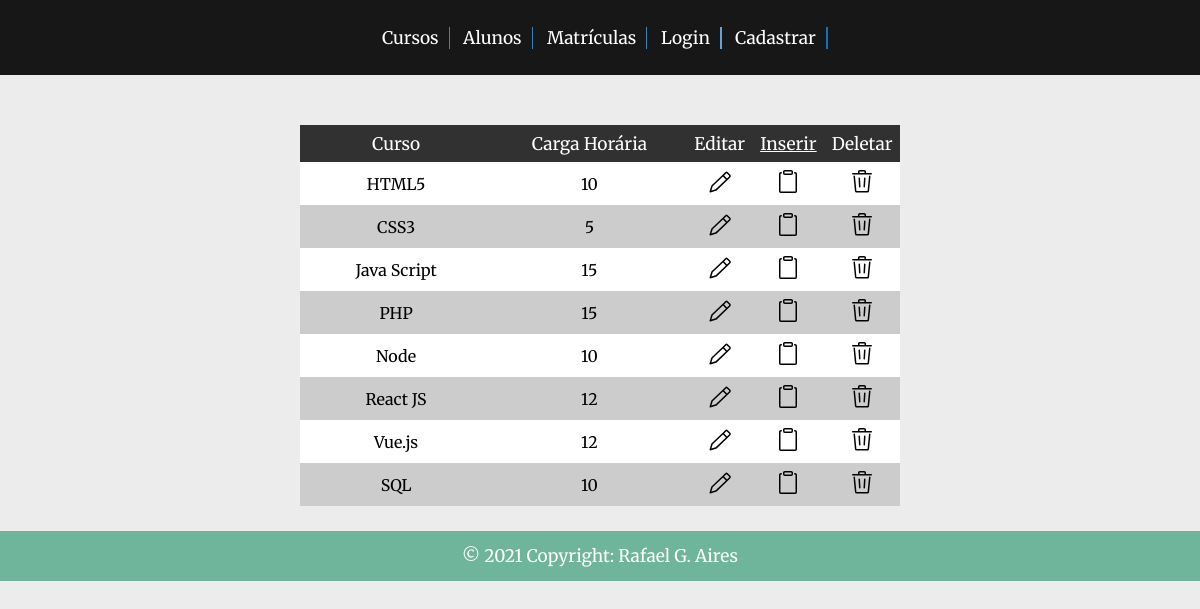
Screenshot of /site/courses.php with the database file from the repository.
### tables this page shows
CREATE TABLE `course` (
  `course_id` int(11) NOT NULL,
  `course_name` varchar(250) NOT NULL,
  `workload` int(11) NOT NULL
);

### site/php/rows-query(courses).php (called while the page is built)
<?php
$sql = "select * from course";
$result = mysqli_query($connection, $sql);
?>

### site/courses.php (the view, shortened to what this page needs)
<?php
include("../db/connection.php");
include("php/rows-query(courses).php");
?>
<!DOCTYPE html>
<html lang="en">
<head>
    <link rel="stylesheet" href="css/index.css">
    <link rel="stylesheet" href="css/tables.css">
    <link rel="stylesheet" href="css/modals.css">
</head>
<body>
    <header.>
        <div class="underHeader">
            <ul>
                <li><a href="courses.php">Cursos</a></li>
                <li><a href="students.php">Alunos</a></li>
                <li><a href="registration.php">Matrículas</a></li>
                <?php
                    if (!isset($_SESSION["authenticated"])):
                ?>
                    <li class="userName"><a href="login.php">Login</a></li>
                    <li class="enter"><a href="signup.php">Cadastrar</a></li>
                <?php
                    endif;
                ?>
            </ul>
        </div>
    <section>
        <div class="sectionCard">
            <div class="table">
                <table class="t01">
                    <tr>
                        <th>Curso</th>
                        <th>Carga Horária</th>
                        <th>Editar</th>
                        <th><a href="?insert=" style="color: #ffffff;">Inserir</a></th>
                        <th>Deletar</th>
                    </tr>
                    <tr>
                    <?php
                        while ($rows = mysqli_fetch_assoc($result)) {
                    ?>
                        <tr>
                            <td><?php echo $rows["course_name"]; ?></td>
                            <td><?php echo $rows["workload"]; ?></td>
                            <td><a href="?edit=<?php echo $rows["course_id"]; ?>"><img src="icons/pencil-24.svg" alt="Edit button"></a></td>
                            <td><a href="?insert=<?php echo $rows["course_id"]; ?>"><img src="icons/clippy-24.svg" alt="Trash button"></a></td>
                            <td><a href="?delete=<?php echo $rows["course_id"]; ?>"><img src="icons/trash-24.svg" alt="Trash button"></a></td>
                        </tr>
                    <?php
                        }
                    ?>
                </table>
            </div>
        </div>
    </section>
    <footer>
        <div class="footer">
            <p>© 2021 Copyright: Rafael G. Aires</p>
        </div>
    </footer>
</body>
</html>

### site/css/index.css (style rules this page uses)
* { margin: 0; padding: 0; box-sizing: border-box; }
body { font-family: 'Merriweather', serif; background-color: #ececec; }
.underHeader { height: 75px; display: flex; justify-content: center; align-items: center; position: sticky; top: 0px; background-color: #000000e6; }
.underHeader ul { text-align: right; vertical-align: middle; text-align: center; padding: 10px; }
.underHeader ul li { list-style-type: none; display: inline-block; margin: 0px 0px 0px 10px; padding-right: 10px; border-right: 1px solid #3187b9; }
.underHeader ul li a { text-decoration: none; font-size: 13pt; color: #ffffff; }
.underHeader li { display: inline-block; vertical-align: middle; -webkit-transform: perspective(1px) translateZ(0); transform: perspective(1px) translateZ(0); box-shadow: 0 0 1px rgba(0, 0, 0, 0); position: relative; }
.underHeader li:before { content: ""; position: absolute; z-index: -1; left: 0; right: 100%; bottom: 0; background: #3187b9; height: 2px; -webkit-transition-property: right; transition-property: right; -webkit-transition-duration: 0.3s; transition-duration: 0.3s; -webkit-transition-timing-function: ease-out; transition-timing-function: ease-out; }
.underHeader .enter { border-right: 2px solid #1072bc; }
.underHeader .enter { display: inline-block; vertical-align: middle; -webkit-transform: perspective(1px) translateZ(0); transform: perspective(1px) translateZ(0); box-shadow: 0 0 1px rgba(0, 0, 0, 0); position: relative; }
.underHeader .enter:before { content: ""; position: absolute; z-index: -1; left: 0; right: 100%; bottom: 0; background: #1072bc; height: 2px; -webkit-transition-property: right; transition-property: right; -webkit-transition-duration: 0.3s; transition-duration: 0.3s; -webkit-transition-timing-function: ease-out; transition-timing-function: ease-out; }
.underHeader .userName { border-right: 2px solid #68a2d4; }
.underHeader .userName { display: inline-block; vertical-align: middle; -webkit-transform: perspective(1px) translateZ(0); transform: perspective(1px) translateZ(0); box-shadow: 0 0 1px rgba(0, 0, 0, 0); position: relative; }
.underHeader .userName:before { content: ""; position: absolute; z-index: -1; left: 0; right: 100%; bottom: 0; background: #68a2d4; height: 2px; -webkit-transition-property: right; transition-property: right; -webkit-transition-duration: 0.3s; transition-duration: 0.3s; -webkit-transition-timing-function: ease-out; transition-timing-function: ease-out; }
.footer { clear: both; display: flex; justify-content: center; align-items: center; background-color: #6fb59c; color: #ffffff; height: 50px; font-size: 13pt; }

### site/css/tables.css (style rules this page uses)
.table { display: flex; justify-content: center; align-items: center; margin: 50px auto 25px auto; }
.table table, th, td { width: 50%; padding: 7.5px; border: none; border-collapse: collapse; }
.t01 th { font-weight: normal; font-size: 13pt; background-color: #313131; color: white; }
.t01 tr:nth-child(even) { background-color: #cccccc; }
.t01 tr:nth-child(odd) { background-color: #ffffff; }
.t01 tr td { text-align: center; }
.t01 tr td a { text-decoration: none; color: #000000; }

### rows the page displays
course: course_name "HTML5", workload "10"
course: course_name "CSS3", workload "5"
course: course_name "Java Script", workload "15"
course: course_name "PHP", workload "15"
course: course_name "Node", workload "10"
course: course_name "React JS", workload "12"
course: course_name "Vue.js", workload "12"
course: course_name "SQL", workload "10"
